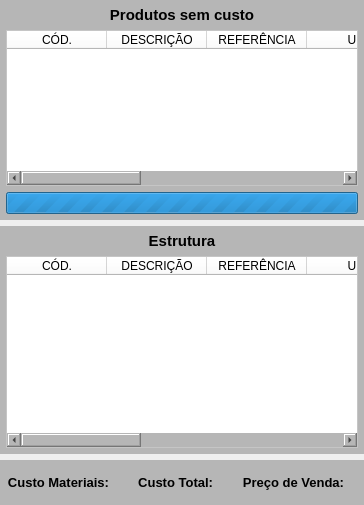
        <widget class="QWidget" name="widget_4" native="true">
         <layout class="QVBoxLayout" name="verticalLayout_2">
          <property name="spacing">
           <number>6</number>
          </property>
          <property name="leftMargin">
           <number>0</number>
          </property>
          <property name="topMargin">
           <number>0</number>
          </property>
          <property name="rightMargin">
           <number>0</number>
          </property>
          <property name="bottomMargin">
           <number>0</number>
          </property>
          <item>
           <widget class="QWidget" name="widget_Cor4" native="true">
            <property name="minimumSize">
             <size>
              <width>0</width>
              <height>220</height>
             </size>
            </property>
            <property name="maximumSize">
             <size>
              <width>16777215</width>
              <height>220</height>
             </size>
            </property>
            <property name="styleSheet">
             <string notr="true">background-color: rgb(182, 182, 182);</string>
            </property>
            <layout class="QVBoxLayout" name="verticalLayout_9">
             <property name="leftMargin">
              <number>6</number>
             </property>
             <property name="topMargin">
              <number>6</number>
             </property>
             <property name="rightMargin">
              <number>6</number>
             </property>
             <property name="bottomMargin">
              <number>6</number>
             </property>
             <item>
              <widget class="QLabel" name="label_Titulo_2">
               <property name="minimumSize">
                <size>
                 <width>0</width>
                 <height>18</height>
                </size>
               </property>
               <property name="maximumSize">
                <size>
                 <width>16777215</width>
                 <height>18</height>
                </size>
               </property>
               <property name="font">
                <font>
                 <pointsize>11</pointsize>
                 <weight>75</weight>
                 <bold>true</bold>
                </font>
               </property>
               <property name="text">
                <string>Produtos sem custo</string>
               </property>
               <property name="alignment">
                <set>Qt::AlignCenter</set>
               </property>
              </widget>
             </item>
             <item>
              <widget class="QTableWidget" name="table_Problema">
               <property name="sizePolicy">
                <sizepolicy hsizetype="Preferred" vsizetype="Preferred">
                 <horstretch>0</horstretch>
                 <verstretch>0</verstretch>
                </sizepolicy>
               </property>
               <property name="font">
                <font>
                 <pointsize>8</pointsize>
                </font>
               </property>
               <property name="styleSheet">
                <string notr="true">background-color: rgb(255, 255, 255);</string>
               </property>
               <column>
                <property name="text">
                 <string>CÓD.</string>
                </property>
               </column>
               <column>
                <property name="text">
                 <string>DESCRIÇÃO</string>
                </property>
               </column>
               <column>
                <property name="text">
                 <string>REFERÊNCIA</string>
                </property>
               </column>
               <column>
                <property name="text">
                 <string>UM</string>
                </property>
               </column>
               <column>
                <property name="text">
                 <string>QTDE</string>
                </property>
               </column>
               <column>
                <property name="text">
                 <string>R$/UNID.</string>
                </property>
               </column>
               <column>
                <property name="text">
                 <string>R$</string>
                </property>
               </column>
               <column>
                <property name="text">
                 <string>CLASSE</string>
                </property>
               </column>
              </widget>
             </item>
             <item>
              <widget class="QProgressBar" name="progressBar">
               <property name="maximum">
                <number>0</number>
               </property>
               <property name="value">
                <number>0</number>
               </property>
               <property name="textVisible">
                <bool>false</bool>
               </property>
               <property name="orientation">
                <enum>Qt::Horizontal</enum>
               </property>
               <property name="invertedAppearance">
                <bool>false</bool>
               </property>
               <property name="format">
                <string/>
               </property>
              </widget>
             </item>
            </layout>
           </widget>
          </item>
          <item>
           <widget class="QWidget" name="widget_Cor5" native="true">
            <property name="styleSheet">
             <string notr="true">background-color: rgb(182, 182, 182);</string>
            </property>
            <layout class="QVBoxLayout" name="verticalLayout_3">
             <property name="leftMargin">
              <number>6</number>
             </property>
             <property name="topMargin">
              <number>6</number>
             </property>
             <property name="rightMargin">
              <number>6</number>
             </property>
             <property name="bottomMargin">
              <number>6</number>
             </property>
             <item>
              <widget class="QLabel" name="label_Titulo">
               <property name="minimumSize">
                <size>
                 <width>0</width>
                 <height>18</height>
                </size>
               </property>
               <property name="maximumSize">
                <size>
                 <width>16777215</width>
                 <height>18</height>
                </size>
               </property>
               <property name="font">
                <font>
                 <pointsize>11</pointsize>
                 <weight>75</weight>
                 <bold>true</bold>
                </font>
               </property>
               <property name="text">
                <string>Estrutura</string>
               </property>
               <property name="alignment">
                <set>Qt::AlignCenter</set>
               </property>
              </widget>
             </item>
             <item>
              <widget class="QTableWidget" name="table_Estrutura">
               <property name="sizePolicy">
                <sizepolicy hsizetype="Preferred" vsizetype="Preferred">
                 <horstretch>0</horstretch>
                 <verstretch>0</verstretch>
                </sizepolicy>
               </property>
               <property name="font">
                <font>
                 <pointsize>8</pointsize>
                </font>
               </property>
               <property name="styleSheet">
                <string notr="true">background-color: rgb(255, 255, 255);</string>
               </property>
               <column>
                <property name="text">
                 <string>CÓD.</string>
                </property>
               </column>
               <column>
                <property name="text">
                 <string>DESCRIÇÃO</string>
                </property>
               </column>
               <column>
                <property name="text">
                 <string>REFERÊNCIA</string>
                </property>
               </column>
               <column>
                <property name="text">
                 <string>UM</string>
                </property>
               </column>
               <column>
                <property name="text">
                 <string>QTDE</string>
                </property>
               </column>
               <column>
                <property name="text">
                 <string>R$/UNID.</string>
                </property>
               </column>
               <column>
                <property name="text">
                 <string>R$</string>
                </property>
               </column>
               <column>
                <property name="text">
                 <string>CLASSE</string>
                </property>
               </column>
              </widget>
             </item>
            </layout>
           </widget>
          </item>
          <item>
           <widget class="QWidget" name="widget_Totais" native="true">
            <property name="minimumSize">
             <size>
              <width>0</width>
              <height>45</height>
             </size>
            </property>
            <property name="maximumSize">
             <size>
              <width>16777215</width>
              <height>45</height>
             </size>
            </property>
            <property name="styleSheet">
             <string notr="true">background-color: rgb(182, 182, 182);</string>
            </property>
            <layout class="QHBoxLayout" name="horizontalLayout_10">
             <property name="leftMargin">
              <number>2</number>
             </property>
             <property name="topMargin">
              <number>2</number>
             </property>
             <property name="rightMargin">
              <number>2</number>
             </property>
             <property name="bottomMargin">
              <number>2</number>
             </property>
             <item>
              <widget class="QWidget" name="widget_21" native="true">
               <layout class="QHBoxLayout" name="horizontalLayout_13">
                <property name="spacing">
                 <number>5</number>
                </property>
                <property name="leftMargin">
                 <number>5</number>
                </property>
                <property name="topMargin">
                 <number>3</number>
                </property>
                <property name="rightMargin">
                 <number>5</number>
                </property>
                <property name="bottomMargin">
                 <number>3</number>
                </property>
                <item>
                 <widget class="QLabel" name="label_68">
                  <property name="minimumSize">
                   <size>
                    <width>0</width>
                    <height>0</height>
                   </size>
                  </property>
                  <property name="maximumSize">
                   <size>
                    <width>16777215</width>
                    <height>16777215</height>
                   </size>
                  </property>
                  <property name="font">
                   <font>
                    <pointsize>10</pointsize>
                    <weight>75</weight>
                    <bold>true</bold>
                   </font>
                  </property>
                  <property name="text">
                   <string>Custo Materiais:</string>
                  </property>
                  <property name="alignment">
                   <set>Qt::AlignRight|Qt::AlignTrailing|Qt::AlignVCenter</set>
                  </property>
                 </widget>
                </item>
                <item>
                 <widget class="QLabel" name="label_Custo_Materiais">
                  <property name="minimumSize">
                   <size>
                    <width>0</width>
                    <height>0</height>
                   </size>
                  </property>
                  <property name="maximumSize">
                   <size>
                    <width>16777215</width>
                    <height>16777215</height>
                   </size>
                  </property>
                  <property name="font">
                   <font>
                    <pointsize>10</pointsize>
                    <weight>75</weight>
                    <bold>true</bold>
                   </font>
                  </property>
                  <property name="text">
                   <string/>
                  </property>
                  <property name="alignment">
                   <set>Qt::AlignLeading|Qt::AlignLeft|Qt::AlignVCenter</set>
                  </property>
                 </widget>
                </item>
               </layout>
              </widget>
             </item>
             <item>
              <widget class="QWidget" name="widget_20" native="true">
               <layout class="QHBoxLayout" name="horizontalLayout_11">
                <property name="spacing">
                 <number>5</number>
                </property>
                <property name="leftMargin">
                 <number>5</number>
                </property>
                <property name="topMargin">
                 <number>3</number>
                </property>
                <property name="rightMargin">
                 <number>5</number>
                </property>
                <property name="bottomMargin">
                 <number>3</number>
                </property>
                <item>
                 <widget class="QLabel" name="label_76">
                  <property name="minimumSize">
                   <size>
                    <width>0</width>
                    <height>0</height>
                   </size>
                  </property>
                  <property name="maximumSize">
                   <size>
                    <width>16777215</width>
                    <height>16777215</height>
                   </size>
                  </property>
                  <property name="font">
                   <font>
                    <pointsize>10</pointsize>
                    <weight>75</weight>
                    <bold>true</bold>
                   </font>
                  </property>
                  <property name="text">
                   <string>Custo Total:</string>
                  </property>
                  <property name="alignment">
                   <set>Qt::AlignRight|Qt::AlignTrailing|Qt::AlignVCenter</set>
                  </property>
                 </widget>
                </item>
                <item>
                 <widget class="QLabel" name="label_Custo_Total">
                  <property name="minimumSize">
                   <size>
                    <width>0</width>
                    <height>0</height>
                   </size>
                  </property>
                  <property name="maximumSize">
                   <size>
                    <width>16777215</width>
                    <height>16777215</height>
                   </size>
                  </property>
                  <property name="font">
                   <font>
                    <pointsize>10</pointsize>
                    <weight>75</weight>
                    <bold>true</bold>
                   </font>
                  </property>
                  <property name="text">
                   <string/>
                  </property>
                  <property name="alignment">
                   <set>Qt::AlignLeading|Qt::AlignLeft|Qt::AlignVCenter</set>
                  </property>
                 </widget>
                </item>
               </layout>
              </widget>
             </item>
             <item>
              <widget class="QWidget" name="widget_23" native="true">
               <layout class="QHBoxLayout" name="horizontalLayout_14">
                <property name="spacing">
                 <number>5</number>
                </property>
                <property name="leftMargin">
                 <number>5</number>
                </property>
                <property name="topMargin">
                 <number>3</number>
                </property>
                <property name="rightMargin">
                 <number>5</number>
                </property>
                <property name="bottomMargin">
                 <number>3</number>
                </property>
                <item>
                 <widget class="QLabel" name="label_75">
                  <property name="minimumSize">
                   <size>
                    <width>0</width>
                    <height>0</height>
                   </size>
                  </property>
                  <property name="maximumSize">
                   <size>
                    <width>16777215</width>
                    <height>16777215</height>
                   </size>
                  </property>
                  <property name="font">
                   <font>
                    <pointsize>10</pointsize>
                    <weight>75</weight>
                    <bold>true</bold>
                   </font>
                  </property>
                  <property name="text">
                   <string>Preço de Venda:</string>
                  </property>
                  <property name="alignment">
                   <set>Qt::AlignRight|Qt::AlignTrailing|Qt::AlignVCenter</set>
                  </property>
                 </widget>
                </item>
                <item>
                 <widget class="QLabel" name="label_Venda_Total">
                  <property name="minimumSize">
                   <size>
                    <width>0</width>
                    <height>0</height>
                   </size>
                  </property>
                  <property name="maximumSize">
                   <size>
                    <width>16777215</width>
                    <height>16777215</height>
                   </size>
                  </property>
                  <property name="font">
                   <font>
                    <pointsize>10</pointsize>
                    <weight>75</weight>
                    <bold>true</bold>
                   </font>
                  </property>
                  <property name="text">
                   <string/>
                  </property>
                  <property name="alignment">
                   <set>Qt::AlignLeading|Qt::AlignLeft|Qt::AlignVCenter</set>
                  </property>
                 </widget>
                </item>
               </layout>
              </widget>
             </item>
            </layout>
           </widget>
          </item>
         </layout>
        </widget>
